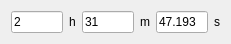
    <widget class="QWidget" name="layoutWidget4">
     <property name="geometry">
      <rect>
       <x>180</x>
       <y>330</y>
       <width>231</width>
       <height>31</height>
      </rect>
     </property>
     <layout class="QHBoxLayout" name="horizontalLayout_36">
      <item>
       <layout class="QHBoxLayout" name="horizontalLayout_29">
        <item>
         <widget class="QLineEdit" name="m_RA_Hour">
          <property name="text">
           <string>2</string>
          </property>
         </widget>
        </item>
        <item>
         <widget class="QLabel" name="label_45">
          <property name="text">
           <string>h</string>
          </property>
         </widget>
        </item>
       </layout>
      </item>
      <item>
       <layout class="QHBoxLayout" name="horizontalLayout_34">
        <item>
         <widget class="QLineEdit" name="m_RA_Minute">
          <property name="text">
           <string>31</string>
          </property>
         </widget>
        </item>
        <item>
         <widget class="QLabel" name="label_46">
          <property name="text">
           <string>m</string>
          </property>
         </widget>
        </item>
       </layout>
      </item>
      <item>
       <layout class="QHBoxLayout" name="horizontalLayout_35">
        <item>
         <widget class="QLineEdit" name="m_RA_Second">
          <property name="text">
           <string>47.193</string>
          </property>
         </widget>
        </item>
        <item>
         <widget class="QLabel" name="label_47">
          <property name="text">
           <string>s</string>
          </property>
         </widget>
        </item>
       </layout>
      </item>
     </layout>
    </widget>
